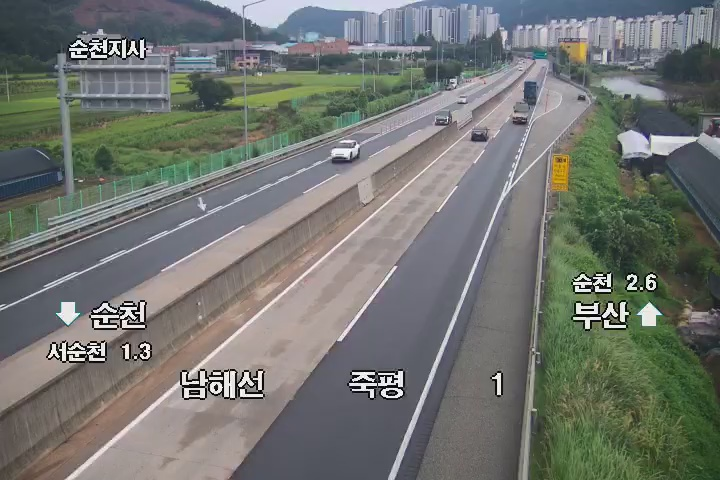
#> input picture frame.jpg, 720 x 480 px
$ python -i reid_bank_ext.py   (imports and definitions only)
#> lines starting #> are read from the running program, lines starting #| are printed output that depends on the picture; after the words box and inside, x2 and y2 are one past the last pixel; in counts of white or black regions, pixels touching at a corner belong together
# reid_bank_ext.py
from collections import deque
import cv2, numpy as np
from typing import List, Tuple, Optional

class ReIDBank:
    def __init__(self, maxlen=10, h_bins=25, s_bins=30):
#> in add_from_image_path, bgr is the input picture: shape (480, 720, 3); mean B, G, R 111.8, 116.6, 113.4
        self.items = deque(maxlen=maxlen)
        self.h_bins, self.s_bins = h_bins, s_bins

    # [8 lines left out: function _crop, not called in this run]

    def _hist_hs(self, bgr):
        bgr = cv2.GaussianBlur(bgr, (3,3), 0)
        hsv = cv2.cvtColor(bgr, cv2.COLOR_BGR2HSV)
#> hsv: shape (480, 720, 3); mean H, S, V 69.7, 42.4, 124.2
        H, W = hsv.shape[:2]
#> H = 480; W = 720
        mask = np.zeros((H,W), np.uint8)
        cx, cy = W//2, H//2
#> cx = 360; cy = 240
        cv2.ellipse(mask, (cx,cy), (W//3, H//3), 0, 0, 360, 255, -1)
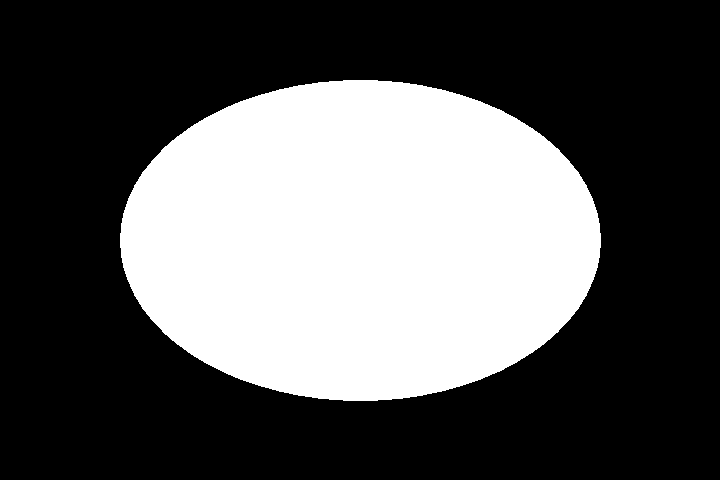
#> mask: shape (480, 720); 35.1% white; 1 white region, box (x1, y1, x2, y2) and area: (120, 80, 601, 401) 121133
        hist = cv2.calcHist([hsv], [0,1], mask, [self.h_bins, self.s_bins], [0,180, 0,256])
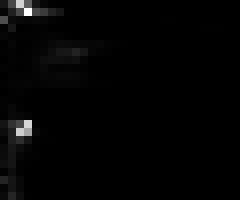
#> hist: shape (25, 30) float32 (shown 8 times larger); min 0, max 10409, mean 161.5; drawn with min black and max white
        hist = cv2.normalize(hist, hist).flatten()
#> hist = 750 values, max 0.473 at index 33, min 0 at index 8, mean 0.00733
        return hist.astype(np.float32)

    # [5 lines left out: function add_from_frame, not called in this run]

    def add_from_image_path(self, img_path: str) -> bool:
        bgr = cv2.imread(img_path, cv2.IMREAD_COLOR)
        if bgr is None: return False
        self.items.append(self._hist_hs(bgr))
        return True

    @staticmethod
    def bhattacharyya(h1: np.ndarray, h2: np.ndarray) -> float:
        return cv2.compareHist(h1.reshape(-1,1), h2.reshape(-1,1), cv2.HISTCMP_BHATTACHARYYA)

    # [67 lines left out: functions score_to_gallery, save_npz, load_npz, median_hist, merge_decay, score_batch and 1 more, not called in this run]

>>> result = ReIDBank().add_from_image_path('../frame.jpg')
